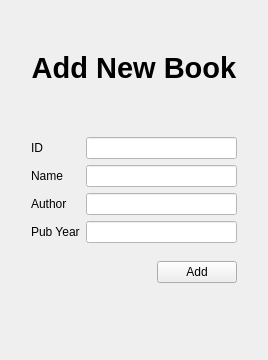
     <widget class="QWidget" name="page_add_book">
      <layout class="QGridLayout" name="gridLayout_9">
       <item row="3" column="1">
        <widget class="QLabel" name="label_33">
         <property name="text">
          <string>ID</string>
         </property>
        </widget>
       </item>
       <item row="6" column="1">
        <widget class="QLabel" name="label_36">
         <property name="text">
          <string>Pub Year</string>
         </property>
        </widget>
       </item>
       <item row="10" column="2">
        <spacer name="verticalSpacer_24">
         <property name="orientation">
          <enum>Qt::Vertical</enum>
         </property>
         <property name="sizeHint" stdset="0">
          <size>
           <width>20</width>
           <height>66</height>
          </size>
         </property>
        </spacer>
       </item>
       <item row="5" column="2" colspan="2">
        <widget class="QLineEdit" name="lineEdit_addBookAuthor">
         <property name="styleSheet">
          <string notr="true">background-color: rgb(255, 255, 255);
color: rgb(46, 52, 54);</string>
         </property>
        </widget>
       </item>
       <item row="1" column="1" colspan="3">
        <widget class="QLabel" name="label_32">
         <property name="font">
          <font>
           <pointsize>22</pointsize>
           <weight>75</weight>
           <bold>true</bold>
          </font>
         </property>
         <property name="text">
          <string>Add New Book</string>
         </property>
         <property name="alignment">
          <set>Qt::AlignCenter</set>
         </property>
        </widget>
       </item>
       <item row="6" column="2" colspan="2">
        <widget class="QLineEdit" name="lineEdit_addBookYear">
         <property name="styleSheet">
          <string notr="true">background-color: rgb(255, 255, 255);
color: rgb(46, 52, 54);</string>
         </property>
        </widget>
       </item>
       <item row="1" column="0" rowspan="9">
        <spacer name="verticalSpacer_25">
         <property name="orientation">
          <enum>Qt::Vertical</enum>
         </property>
         <property name="sizeHint" stdset="0">
          <size>
           <width>20</width>
           <height>40</height>
          </size>
         </property>
        </spacer>
       </item>
       <item row="0" column="1">
        <spacer name="verticalSpacer_23">
         <property name="orientation">
          <enum>Qt::Vertical</enum>
         </property>
         <property name="sizeHint" stdset="0">
          <size>
           <width>20</width>
           <height>40</height>
          </size>
         </property>
        </spacer>
       </item>
       <item row="9" column="3">
        <widget class="QPushButton" name="pushButton_addnewbook">
         <property name="text">
          <string>Add</string>
         </property>
        </widget>
       </item>
       <item row="3" column="2" colspan="2">
        <widget class="QLineEdit" name="lineEdit_addBookID">
         <property name="styleSheet">
          <string notr="true">background-color: rgb(255, 255, 255);
color: rgb(46, 52, 54);</string>
         </property>
        </widget>
       </item>
       <item row="5" column="1">
        <widget class="QLabel" name="label_35">
         <property name="text">
          <string>Author</string>
         </property>
        </widget>
       </item>
       <item row="4" column="2" colspan="2">
        <widget class="QLineEdit" name="lineEdit_addBookName">
         <property name="styleSheet">
          <string notr="true">background-color: rgb(255, 255, 255);
color: rgb(46, 52, 54);</string>
         </property>
        </widget>
       </item>
       <item row="1" column="4" rowspan="9">
        <spacer name="verticalSpacer_26">
         <property name="orientation">
          <enum>Qt::Vertical</enum>
         </property>
         <property name="sizeHint" stdset="0">
          <size>
           <width>20</width>
           <height>40</height>
          </size>
         </property>
        </spacer>
       </item>
       <item row="4" column="1">
        <widget class="QLabel" name="label_34">
         <property name="text">
          <string>Name</string>
         </property>
        </widget>
       </item>
       <item row="9" column="2">
        <spacer name="horizontalSpacer_8">
         <property name="orientation">
          <enum>Qt::Horizontal</enum>
         </property>
         <property name="sizeHint" stdset="0">
          <size>
           <width>40</width>
           <height>20</height>
          </size>
         </property>
        </spacer>
       </item>
       <item row="2" column="1">
        <spacer name="verticalSpacer_27">
         <property name="orientation">
          <enum>Qt::Vertical</enum>
         </property>
         <property name="sizeHint" stdset="0">
          <size>
           <width>20</width>
           <height>40</height>
          </size>
         </property>
        </spacer>
       </item>
      </layout>
     </widget>
